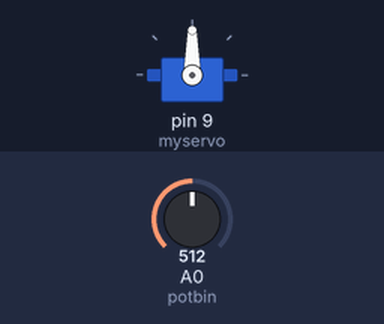
Bench run of a sketch on a simulated Arduino Uno, built with avr-gcc and run on an emulated ATmega328P. On the bench: servo. Inputs (shaded band) come from the test bench; at power-on: A0 (potbin) = 512.

Above: at 1.2 s.
1.3 s: A0 (potbin) set to 716
At 2.1 s:
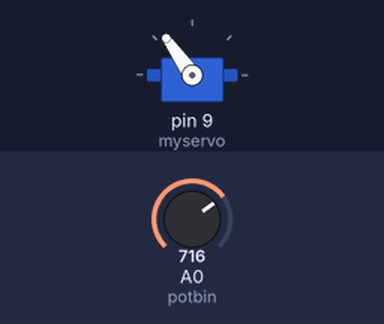
2.8 s: A0 (potbin) set to 900
At 4.0 s:
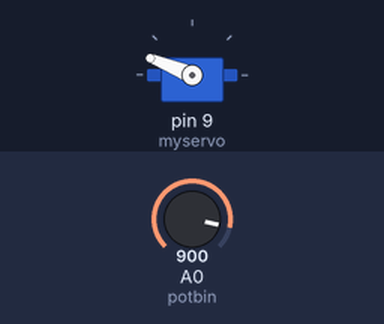
4.3 s: A0 (potbin) set to 1023
At 5.5 s:
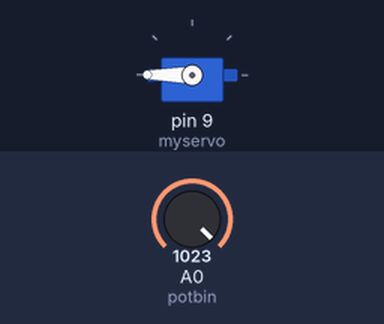
5.8 s: A0 (potbin) set to 306
At 6.4 s:
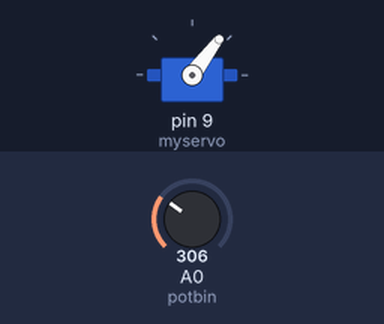
7.3 s: A0 (potbin) set to 122
At 7.8 s:
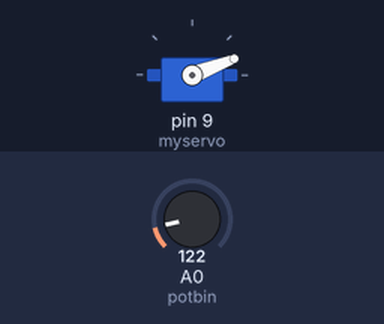
Timing chart, 0 to 9.8 s (numbered marks = the images above; inputs shaded):
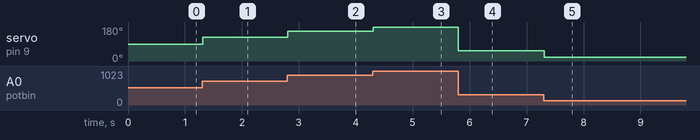

The sketch:

Motor.ino
```cpp
#include <Servo.h>

Servo myservo;

int potbin = 0;
int val;

void setup(){
myservo.attach(9);

}

void loop(){
val = analogRead(potbin);
val = map(val, 0, 1023, 0, 180);
myservo.write(val);
delay(15);

}
```

Measured:
- after the input at 1.3 s, servo on pin 9 (myservo): 90° → 125° at once
- after the input at 2.8 s, servo on pin 9 (myservo): 125° → 158° at once
- after the input at 4.3 s, servo on pin 9 (myservo): 158° → 180° at once
- after the input at 5.8 s, servo on pin 9 (myservo): 180° → 53° at once
- after the input at 7.3 s, servo on pin 9 (myservo): 53° → 21° at once
